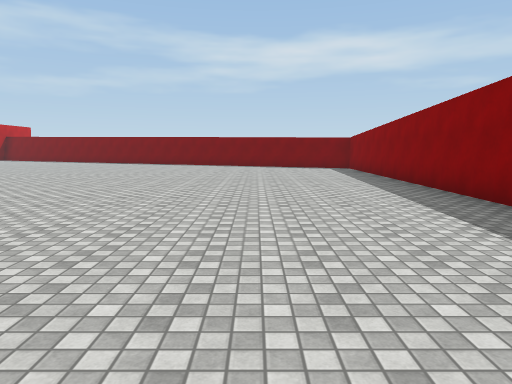
View 1 (above)

19 first-person views from a walk through a 3-D level made in the Unity game engine. The camera is 1.5 m above the floor, tilts 6° down and sees 70° across. The floor is counted in squares, 2 m on a side. Each view is taken from the middle of a square. On the plan, view 1 faces up. The plan holds only what a view shows up to about 11 squares ahead; the rest is blank. The player character is not drawn. Surface patterns are stand-ins for the level's own textures.

View 2
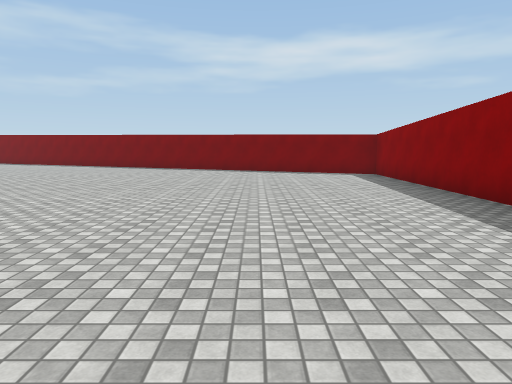

View 3
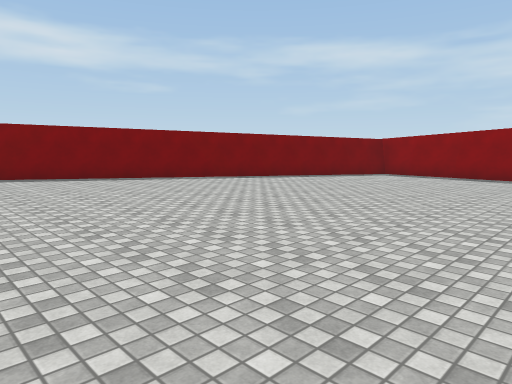

View 4
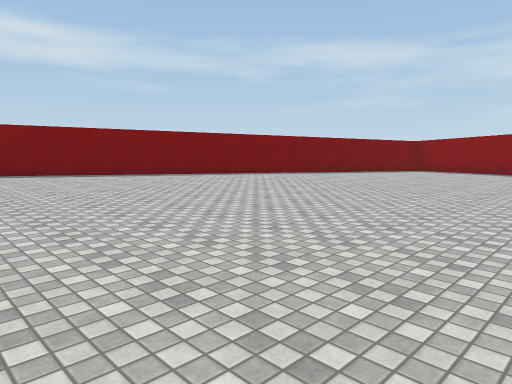

View 5
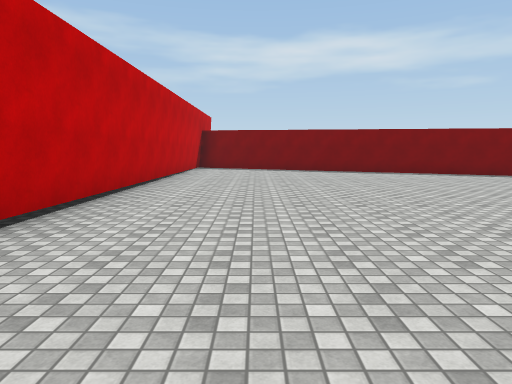

View 6
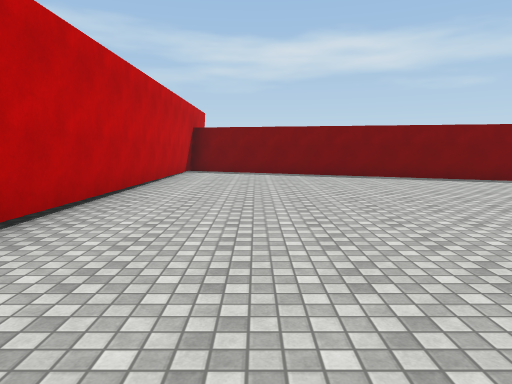

View 7
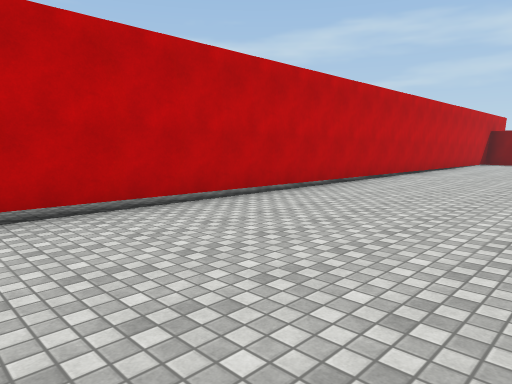

View 8
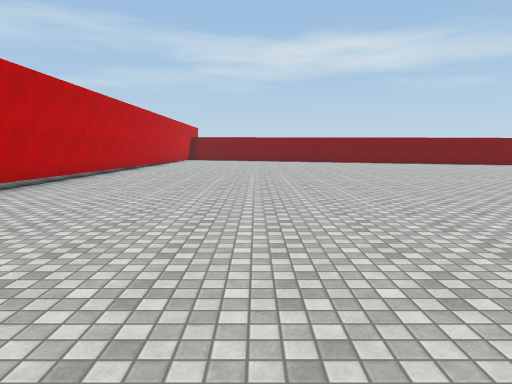

View 9
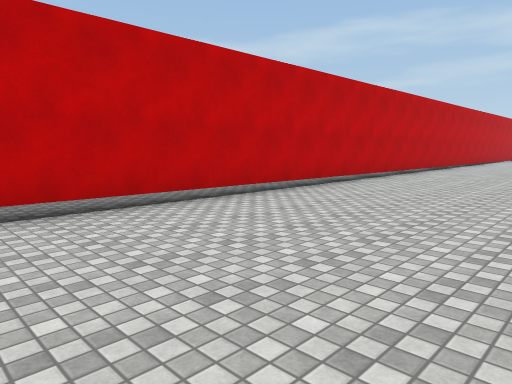

View 10
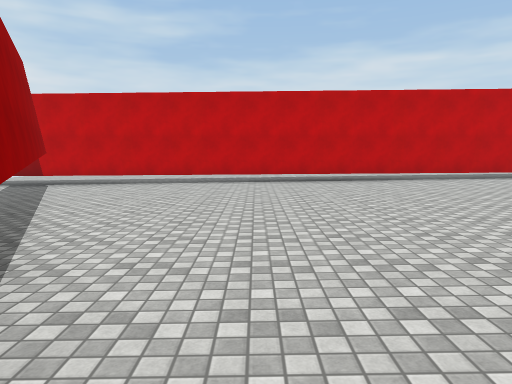

View 11
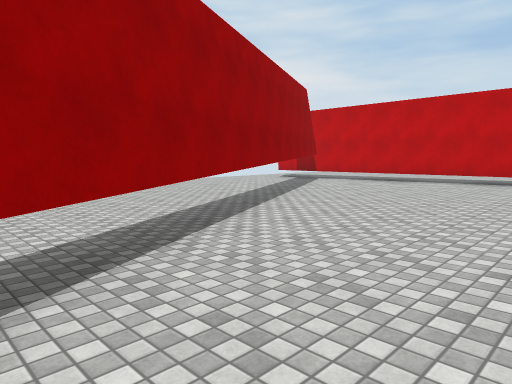

View 12
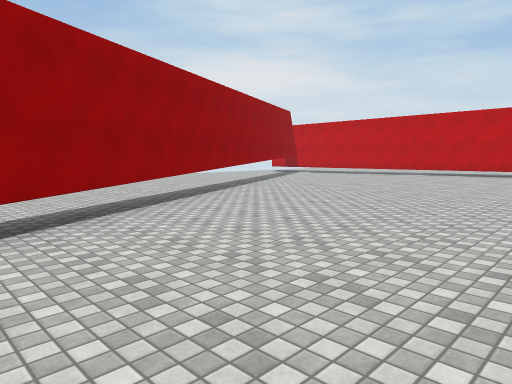

View 13
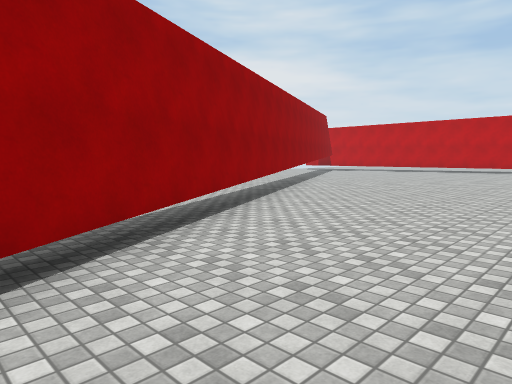

View 14
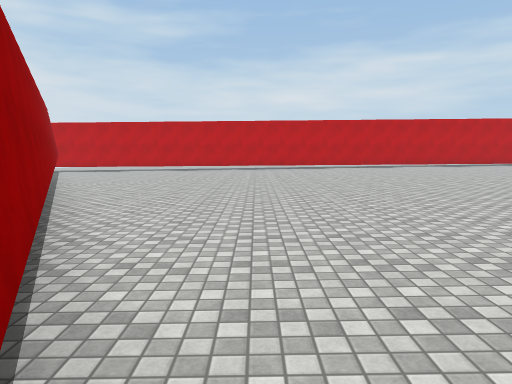

View 15
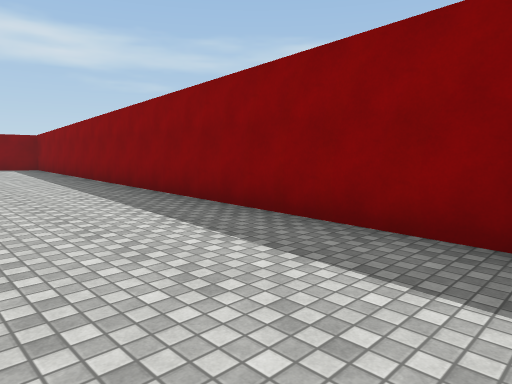

View 16
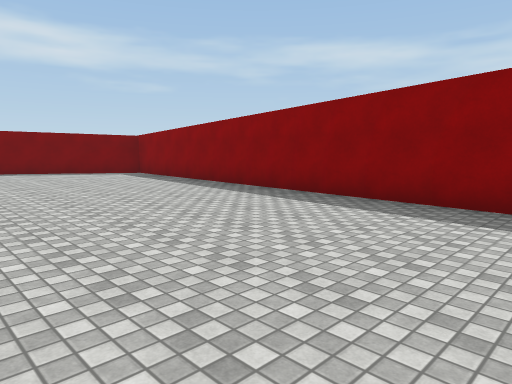

View 17
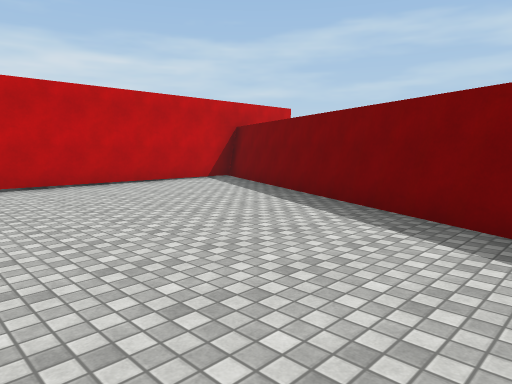

View 18
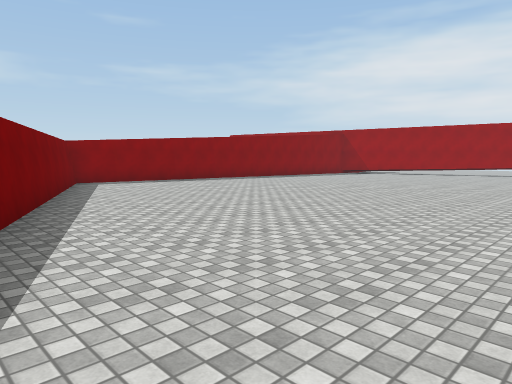

View 19
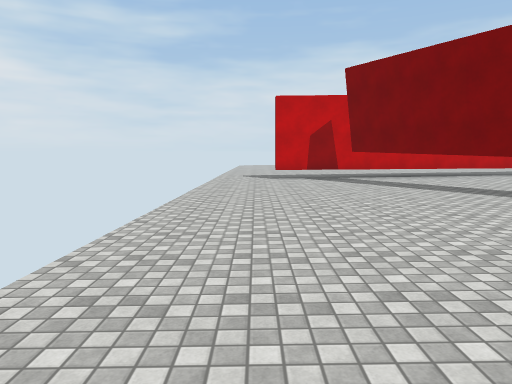

### Floor plan
Key: @ floor where view 1 was taken; # wall or solid block; . main floor; : floor 0.25 m higher than the main floor; - floor 0.25 m lower than the main floor; + floor 0.5 m higher than the main floor; _ floor 0.5 m lower than the main floor; < floor 0.75 m lower than the main floor.
Columns run from 17 left of view 1 to 4 right of it. Each row starts with its distance up from view 1.
 22  ###
 21  #+###
 20  #:::####
 19  #::::::###
 18  #::::::::###
 17  #::::::::::###
 16  #::::::::::::###
 15  #::::::::::::::###
 14  #::::::::::::::::####
 13  #:::::::::::::::::::#
 12  #...................#
 11  #...................#
 10  #...................#
  9  #...................#
  8  #...................#
  7  #...................#
  6  #...................#
  5 .#...................#
  4 -#------------------.#
  3 -#-------------------#
  2 -#-------------------#
  1 -#-------------------#
  0 -#---------------@--##
 -1 -#---------------####
 -2 -#-------------###-
 -3 -#-----------###-
 -4 _#__________##_-
 -5 _#________###___
 -6 _#______##_____
 -7 _#____##______
 -8 _#__##_______
 -9 _#_#_______
-10 _#_________
-11 _#__________
-12  <<<<<<<<<<__
-13  <<<<<<<<<<<

Positions as (right, up) in squares from view 1, and headings:
1: (0, 0), facing up
2: (0, 3), facing up
3: (-8, 8), facing up-right
4: (-11, 8), facing up-right
5: (-13, 8), facing up
6: (-13, 10), facing up
7: (-11, 4), facing up-left
8: (-11, -1), facing up
9: (-11, -2), facing up-left
10: (-6, -4), facing left
11: (-5, -2), facing down-left
12: (-1, 2), facing down-left
13: (2, 2), facing down-left
14: (2, 0), facing left
15: (0, 0), facing up-right
16: (-2, 3), facing up-right
17: (-7, 15), facing up-left
18: (-7, 17), facing down-right
19: (-5, -12), facing left
